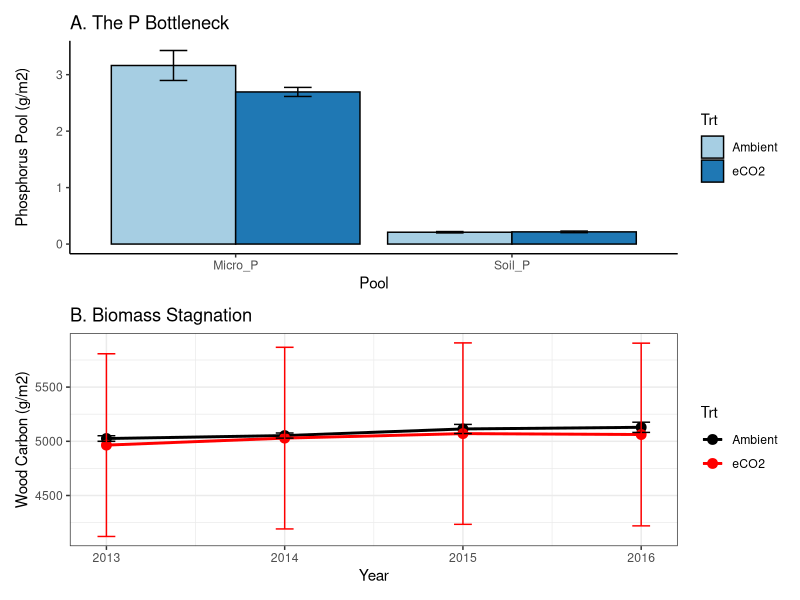

Write R code to recreate this figure.
# ==============================================================================
# SCRIPT 02: REPLICATION (The "Problem")
# ==============================================================================
library(tidyverse)
library(lme4)
library(lmerTest)
library(patchwork)

df <- read_csv("data/master_data.csv")

# 1. THE INVENTORY (Fig 2 Replication)
# Show that Microbes > Soil P
df_pool <- df %>%
  pivot_longer(c(Soil_P, Micro_P), names_to="Pool", values_to="Val") %>%
  group_by(Trt, Pool) %>%
  summarise(Mean=mean(Val, na.rm=T), SE=sd(Val, na.rm=T)/sqrt(n()), .groups="drop")

p1 <- ggplot(df_pool, aes(x=Pool, y=Mean, fill=Trt)) +
  geom_bar(stat="identity", position=position_dodge(0.9), color="black") +
  geom_errorbar(aes(ymin=Mean-SE, ymax=Mean+SE), position=position_dodge(0.9), width=0.2) +
  labs(title="A. The P Bottleneck", y="Phosphorus Pool (g/m2)") +
  scale_fill_manual(values=c("#A6CEE3", "#1F78B4")) + theme_classic()

# 2. THE STAGNATION (Fig 4 Replication)
# Show Wood C is not responding
p2 <- ggplot(df, aes(x=Year, y=Wood_C, color=Trt)) +
  stat_summary(fun=mean, geom="line", size=1) +
  stat_summary(fun=mean, geom="point", size=3) +
  stat_summary(fun.data=mean_se, geom="errorbar", width=0.1) +
  labs(title="B. Biomass Stagnation", y="Wood Carbon (g/m2)") +
  scale_color_manual(values=c("black", "red")) + theme_bw()

# Combine
ggsave("output/Replication_Fig.png", p1 / p2, width=8, height=8)

# Stats
print("--- REPLICATION STATS ---")
print(anova(lmer(Wood_C ~ Trt * as.factor(Year) + (1|Ring), data=df)))
